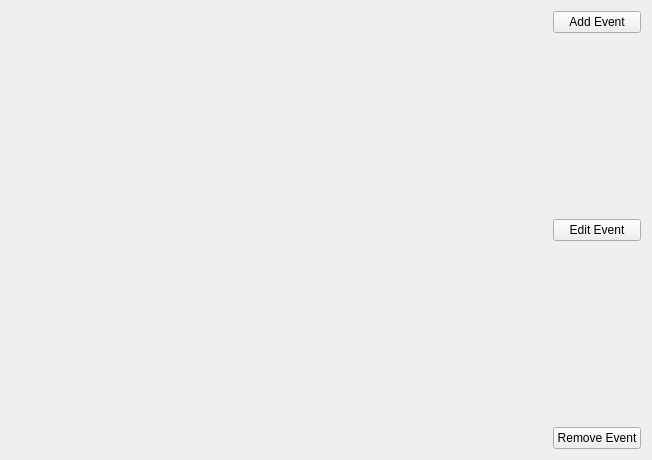
<?xml version="1.0" encoding="UTF-8"?>
<ui version="4.0">
 <class>ModifyWindow</class>
 <widget class="QWidget" name="ModifyWindow">
  <property name="geometry">
   <rect>
    <x>0</x>
    <y>0</y>
    <width>652</width>
    <height>460</height>
   </rect>
  </property>
  <property name="windowTitle">
   <string>Form</string>
  </property>
  <layout class="QHBoxLayout" name="horizontalLayout">
   <item>
    <spacer name="horizontalSpacer">
     <property name="orientation">
      <enum>Qt::Horizontal</enum>
     </property>
     <property name="sizeHint" stdset="0">
      <size>
       <width>545</width>
       <height>20</height>
      </size>
     </property>
    </spacer>
   </item>
   <item>
    <layout class="QVBoxLayout" name="verticalLayout">
     <item>
      <widget class="QPushButton" name="addEventButton">
       <property name="text">
        <string>Add Event</string>
       </property>
      </widget>
     </item>
     <item>
      <spacer name="verticalSpacer">
       <property name="orientation">
        <enum>Qt::Vertical</enum>
       </property>
       <property name="sizeHint" stdset="0">
        <size>
         <width>20</width>
         <height>40</height>
        </size>
       </property>
      </spacer>
     </item>
     <item>
      <widget class="QPushButton" name="EditEventButton">
       <property name="text">
        <string>Edit Event</string>
       </property>
      </widget>
     </item>
     <item>
      <spacer name="verticalSpacer_2">
       <property name="orientation">
        <enum>Qt::Vertical</enum>
       </property>
       <property name="sizeHint" stdset="0">
        <size>
         <width>20</width>
         <height>40</height>
        </size>
       </property>
      </spacer>
     </item>
     <item>
      <widget class="QPushButton" name="RemoveEventButton">
       <property name="text">
        <string>Remove Event</string>
       </property>
      </widget>
     </item>
    </layout>
   </item>
  </layout>
 </widget>
 <resources/>
 <connections/>
</ui>
